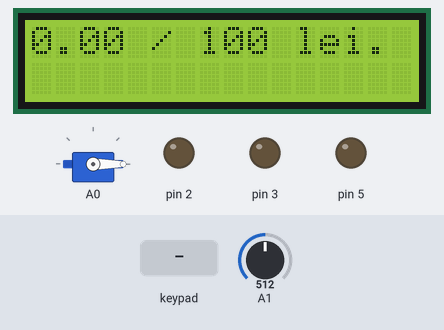
Bench run of a sketch on a simulated Arduino Uno, built with avr-gcc and run on an emulated ATmega328P. Shown: servo, 16×2 character LCD, output pins drawn as LEDs (lit = HIGH). Inputs (shaded band) come from the test bench; at power-on: A1 = 512.

Above: at 1.2 s.
1.3 s: key '*' pressed
At 2.0 s:
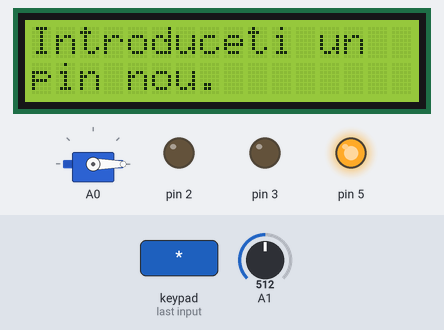
4.3 s: keypad keys 1 3 9 7 * pressed 0.4 s apart
At 7.7 s:
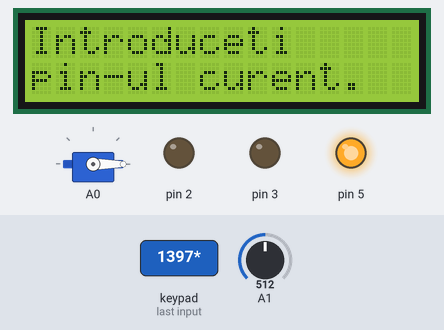
9.3 s: keypad keys 1 2 3 4 # pressed 0.4 s apart
At 12.4 s:
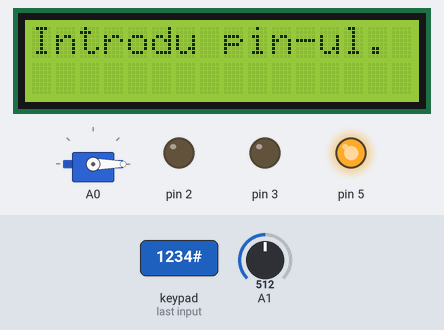
12.8 s: keypad keys 1 2 3 4 A pressed 0.4 s apart
At 14.2 s:
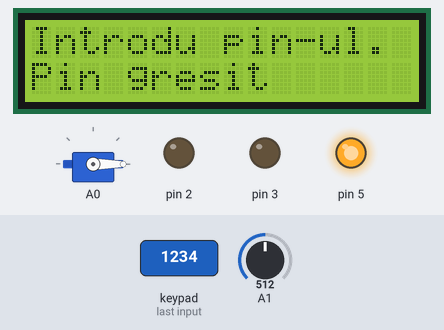
16.4 s: key '1' pressed
At 18.1 s:
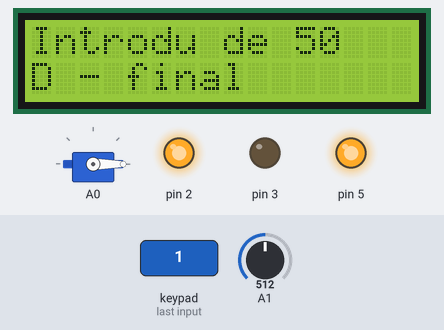
19.0 s: key 'D' pressed
At 19.28 s:
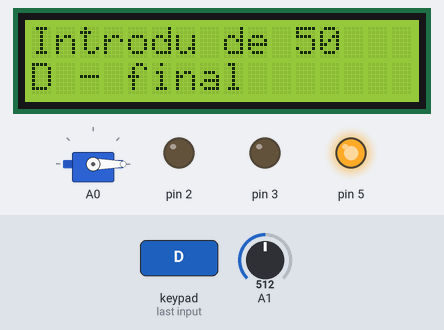
Timing chart, 0 to 22.0 s (numbered marks = the images above; inputs shaded):
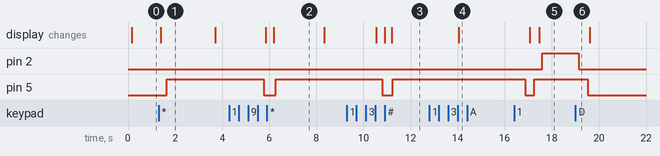

The sketch:

main.cpp.ino
```cpp
#include "Keyboard.h"
#include "Led.h"
#include "ServoMotor.h"
#include "utils.h"
#include "LCD.h"


Keyboard K(6); // pini 6 -> 13
Led R(5); //red led - pin 5
Led G(3); //green led - pin 3
Led T(2); //led pentru fotorezistor - pin 2
ServoMotor S(0, A0); // servomotor pin A0;
LCD L(0x3F,16,2);

char PIN[5] = "1234";
float Money = 0;
int k, value;
char Goal[5] = "100";
bool Lchange = true;
char MS[16], MG[5];
char opt;

void setup() {
  Serial.begin(9600);

  S.start();
  L.start();
}

void loop() {
  switch(K.getKey()){
    case '-':
      L.clearLine(1);
      dtostrf(Money, 4, 2, MS);
      //ftoa(Money, MS, 10);
      strcat(MS, " / ");
      strcat(MS, Goal);
      strcat(MS, " lei.");
      if(Lchange){
        L.printMsg(0, MS);
        Lchange = false;
      }
      break;
    case '*': //Adaugare/Schimbare PIN:
      if(strcmp(PIN, "1234") == 0){ //daca e cel default, putem schimba direct;
        L.printMsg(0, "Introduceti un");
        L.printMsg(1, "pin nou.");
        R.turnOn();
        delay(2000);
        L.clearLine(0);
        L.clearLine(1);
        Lchange = true;
        strcpy(PIN, readPass(K, L));
        R.turnOff();
      } else{ //daca pin-ul a fost schimbat deja, va trebui prima data sa introducem pin-ul curent;
          L.printMsg(0, "Introduceti");
          L.printMsg(1, "pin-ul curent.");
          Lchange = true;
          R.turnOn();
          delay(2000);
          L.clearLine(0);
          L.clearLine(1);
          if(strcmp(PIN, readPass(K, L)) == 0){
            L.printMsg(0, "Introduceti");
            L.printMsg(1, "un pin nou.");
            Lchange = true;
            R.turnOff();
            G.turnOn();
            delay(2000);
            L.clearLine(0);
            L.clearLine(1);
            strcpy(PIN, readPass(K, L));
            G.turnOff();
          }else{
            L.printMsg(0, "Pin gresit.");
            Lchange = true;
            R.turnOff();
           }
        }
      break;
    case '#': //Verificare PIN / Inchidere capac;
      if(S.getMode() == 0){
        L.printMsg(0, "Introdu pin-ul.");
        Lchange = true;
        R.turnOn();
        if(strcmp(PIN, readPass(K, L)) == 0){
          L.printMsg(1, "Se deschide...");
          R.turnOff();
          G.pulse(5);
          S.turn(180);
          S.setMode(1);

          //Scoatere bani
          L.printMsg(0, "Introdu suma:");
          L.printMsg(1, "**.** lei");
          k = 0;
          while(k < 2){
            MG[k] = K.getKey();
            if(MG[k] != '-'){
              L.setCursor(k, 1);
              L.print(MG[k]);
              k++;
            }
          }
          MG[k] = '.';
          k++;
          while(k < 5){
            MG[k] = K.getKey();
            if(MG[k] != '-'){
              L.setCursor(k, 1);
              L.print(MG[k]);
              k++;
            }
          }
          Money -= atof(MG);
        }
        else{
          L.printMsg(1, "Pin gresit");
          R.turnOff();
          R.pulse(5);
        }
      } else{
        L.printMsg(1, "Se inchide...");
        R.pulse(5);
        S.turn(0);
        S.setMode(0);
      }
      break;
   case 'A':  //Adaugare bani
      R.turnOn();
      L.printMsg(0, "1. 50 bani");
      L.printMsg(1, "2. 10 bani");
      opt = '-';
      while(opt == '-'){
        opt = K.getKey();
      }
      switch(opt){
        case '1':
          L.printMsg(0, "Introdu de 50");
          L.printMsg(1, "D - final");
          T.turnOn();
          while(K.getKey() != 'D'){
              value = map(analogRead(A1), 1, 20, 1, 10);
              if(value <= 5){ //daca se introduce un banut
                  Money += 0.50;
                  G.pulse(2);
              }
          }
          T.turnOff();
          break;
        case '2':
          L.printMsg(0, "Introdu de 10");
          L.printMsg(1, "D - final");
          T.turnOn();
          while(K.getKey() != 'D'){
              value = map(analogRead(A1), 1, 20, 1, 10);
              if(value <= 5){ //daca se introduce un banut
                  Money += 0.10;
                  G.pulse(2);
              }
          }
          T.turnOff();
          break;
        default:
          break;
      }
      Lchange = true;
      R.turnOff();
      break;
  }
}
```

Keyboard.cpp
```cpp
#include "Keyboard.h"

Keyboard::Keyboard(){
  for(int i = 0; i < 4; i++){
    this->rowPins[i] = this->colPins[i] = -1;
  }
}

Keyboard::Keyboard(byte start){
  byte k = start;
  for(int i = 0; i < 4; i++){
    this->rowPins[i] = k;
    k = k + 1;
  }
  for(int i = 0; i < 4; i++){
    this->colPins[i] = k;
    k = k + 1;
  }

  this->keypad = Keypad(makeKeymap(keys), this->rowPins, this->colPins, ROWS, COLS);
}

byte* Keyboard::getRowPins(){
  return this->rowPins;
}

byte* Keyboard::getColPins(){
  return this->colPins;
}

char Keyboard::getKey(){
  char key = this->keypad.getKey();
  if(key)
    return key;
  else
    return '-';
}
```

Keyboard.h
```cpp
#pragma once

#include <Keypad.h>

const byte ROWS = 4;
const byte COLS = 4;

const char keys[ROWS][COLS] = {
  {'1','2','3','A'},
  {'4','5','6','B'},
  {'7','8','9','C'},
  {'*','0','#','D'}
};

class Keyboard{
  byte rowPins[ROWS];
  byte colPins[COLS];

  Keypad keypad = Keypad(0, 0, 0, 0, 0);

public:
  Keyboard();
  Keyboard(byte);
  byte* getRowPins();
  byte* getColPins();
  char getKey();
};
```

Led.cpp
```cpp
#include "Led.h"

Led::Led(){
  this->pin = -1;
}

Led::Led(int pin){
  this->pin = pin;

  pinMode(pin, OUTPUT);
  analogWrite(pin, 0);
}

void Led::pulse(int S){
   for(int i = 0; i <= 255; i++){
    analogWrite(this->pin, i);
    delay(S);
  }

  for(int i = 255; i >= 0; i--){
    analogWrite(this->pin, i);
    delay(S);
  }
}

void Led::turnOn(){
  for(int i = 0; i <= 255; i++){
    analogWrite(this->pin, i);
    delay(1);
  }
}

void Led::turnOff(){
  for(int i = 255; i >= 0; i--){
    analogWrite(this->pin, i);
    delay(1);
  }
}
```

Led.h
```cpp
#pragma once

#include "Arduino.h"

class Led{
  int pin;

public:
  Led();
  Led(int);

  void pulse(int);
  void turnOn();
  void turnOff();
};
```

ServoMotor.cpp
```cpp
#include "ServoMotor.h"

ServoMotor::ServoMotor(){
  this->mode = 0;
  this->pin = -1;
}

ServoMotor::ServoMotor(int mode, int pin){
  this->mode = mode;
  this->pin = pin;
}

void ServoMotor::start(){
  this->attach(this->pin);
  this->write(0);
}

void ServoMotor::turn(int angle){
  int cAngle = this->read();
  if(cAngle > angle){
    for(int i = cAngle; i >= angle; i--){
      this->write(i);
      delay(5);
    }
  } else{
    for(int i = cAngle; i <= angle; i++){
      this->write(i);
      delay(5);
    }
  }
}

void ServoMotor::setMode(int mode){
  this->mode = mode;
}

int ServoMotor::getMode(){
  return this->mode;
}
```

ServoMotor.h
```cpp
#pragma once

#include "Servo.h"
#include "Arduino.h"

class ServoMotor : public Servo{
  int mode;
  int pin;
public:
  ServoMotor();
  ServoMotor(int, int);
  void start();
  void turn(int);
  void setMode(int);
  int getMode();
};
```

utils.cpp
```cpp
#include "utils.h"

char *readPass(Keyboard KeyB, LCD L){
  char *pass = new char[5];
  char key = '-';
  int nr = 0;
  while(nr < 4){
    key = KeyB.getKey();
    L.setCursor(nr,1);
    if(key != '-'){
      pass[nr] = key;
      L.setCursor(nr,1);
      L.print("*");
      nr++;
    }
  }
  pass[nr] = '\0';
  Serial.println();
  return pass;
}
```

utils.h
```cpp
#pragma once

#include "string.h"
#include "Keyboard.h"
#include "LCD.h"


char *readPass(Keyboard, LCD);
```

LCD.cpp
```cpp
#include "LCD.h"

LCD::LCD(uint8_t a, uint8_t b, uint8_t c) : LiquidCrystal_I2C(a, b, c) {}

void LCD::printMsg(int line, const char *msg){
  this->clearLine(line);
  this->setCursor(0, line);
  this->print(msg);
}

void LCD::start(){
  this->init();
  this->backlight();
}

void LCD::clearLine(int line){
  for(int i = 0; i < 20; i++) {
    this->setCursor(i, line);
    this->print(" ");
  }
}
```

LCD.h
```cpp
#pragma once

#include "Arduino.h"
#include <Wire.h>
#include <LiquidCrystal_I2C.h>

class LCD : public LiquidCrystal_I2C{
public:
  LCD(uint8_t, uint8_t, uint8_t);
  void printMsg(int, const char*);
  void start();
  void clearLine(int);
};
```

Measured:
- after the input at 1.3 s, pin 5: LOW → HIGH after 0.35 s; the display: changes after 0.10 s (image 1)
- after the input at 4.3 s, pin 5: HIGH → LOW after 1.5 s, → HIGH 0.52 s later; the display: first changes after 1.5 s (image 2 shows a later state)
- after the input at 9.3 s, pin 5: HIGH → LOW after 1.5 s, → HIGH 0.44 s later; the display: first changes after 1.3 s (image 3 shows a later state)
- after the input at 12.8 s, the display: changes after 1.3 s (image 4)
- after the input at 16.4 s, pin 2: LOW → HIGH after 1.2 s
- after the input at 19.0 s, pin 2: HIGH → LOW after 0.14 s; pin 5: HIGH → LOW after 0.53 s
- what the display in image 1 shows lasts 2.3 s, from 1.4 s to 3.7 s
